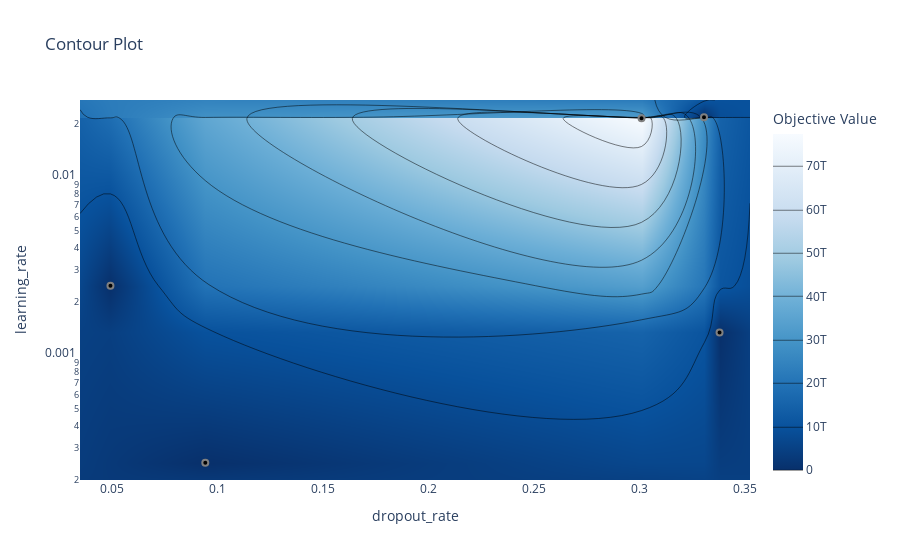

This figure's notebook cell:
### Code cell
# plot the estimated accuracy surface over hyperparameters:
fig = optuna.visualization.plot_contour(study10, params=['learning_rate', 'dropout_rate'])
fig.show()

### Figure 1 — Plotly figure (JSON) as saved in the notebook; plotly's stock layout.template omitted (floating-point values rounded to 4 significant figures)
{"data": [{"colorbar": {"title": {"text": "Objective Value"}}, "colorscale": [[0, "rgb(247,251,255)"], [0.125, "rgb(222,235,247)"], [0.25, "rgb(198,219,239)"], [0.375, "rgb(158,202,225)"], [0.5, "rgb(107,174,214)"], [0.625, "rgb(66,146,198)"], [0.75, "rgb(33,113,181)"], [0.875, "rgb(8,81,156)"], [1, "rgb(8,48,107)"]], "connectgaps": true, "contours": {"coloring": "heatmap"}, "hoverinfo": "none", "line": {"smoothing": 1.3}, "reversescale": true, "type": "contour", "x": [0.03483, 0.04926, 0.09418, 0.3008, 0.3304, 0.3378, 0.3522], "y": [0.0001987, 0.0002484, 0.00134, 0.00245, 0.02135, 0.02165, 0.02706], "z": [[null, null, null, null, null, null, null], [null, null, 0.6715, null, null, null, null], [null, null, null, null, null, 0.9199, null], [null, 0.4892, null, null, null, null, null], [null, null, null, 77431432019968, null, null, null], [null, null, null, null, 0.8292, null, null], [null, null, null, null, null, null, null]]}, {"marker": {"color": "black", "line": {"color": "Grey", "width": 2}}, "mode": "markers", "showlegend": false, "type": "scatter", "x": [0.3008, 0.09418, 0.3378, 0.3304, 0.04926], "y": [0.02135, 0.0002484, 0.00134, 0.02165, 0.00245]}], "layout": {"title": {"text": "Contour Plot"}, "xaxis": {"range": [0.03483, 0.3522], "title": {"text": "dropout_rate"}}, "yaxis": {"range": [-3.702, -1.568], "title": {"text": "learning_rate"}, "type": "log"}}}
